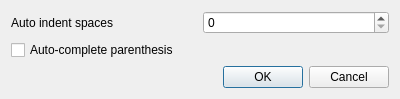
<?xml version="1.0" encoding="UTF-8"?>
<ui version="4.0">
 <class>DTextEditorSettings</class>
 <widget class="QDialog" name="DTextEditorSettings">
  <property name="geometry">
   <rect>
    <x>0</x>
    <y>0</y>
    <width>400</width>
    <height>95</height>
   </rect>
  </property>
  <property name="windowTitle">
   <string>Dialog</string>
  </property>
  <layout class="QGridLayout" name="gridLayout">
   <item row="0" column="1">
    <widget class="QSpinBox" name="autoIndentSpinBox"/>
   </item>
   <item row="0" column="0">
    <widget class="QLabel" name="label">
     <property name="text">
      <string>Auto indent spaces</string>
     </property>
    </widget>
   </item>
   <item row="2" column="0" colspan="2">
    <widget class="QDialogButtonBox" name="buttonBox">
     <property name="orientation">
      <enum>Qt::Horizontal</enum>
     </property>
     <property name="standardButtons">
      <set>QDialogButtonBox::Cancel|QDialogButtonBox::Ok</set>
     </property>
    </widget>
   </item>
   <item row="1" column="0">
    <widget class="QCheckBox" name="autoCompleteCheckBox">
     <property name="text">
      <string>Auto-complete parenthesis</string>
     </property>
    </widget>
   </item>
  </layout>
 </widget>
 <resources/>
 <connections>
  <connection>
   <sender>buttonBox</sender>
   <signal>accepted()</signal>
   <receiver>DTextEditorSettings</receiver>
   <slot>accept()</slot>
   <hints>
    <hint type="sourcelabel">
     <x>248</x>
     <y>254</y>
    </hint>
    <hint type="destinationlabel">
     <x>157</x>
     <y>274</y>
    </hint>
   </hints>
  </connection>
  <connection>
   <sender>buttonBox</sender>
   <signal>rejected()</signal>
   <receiver>DTextEditorSettings</receiver>
   <slot>reject()</slot>
   <hints>
    <hint type="sourcelabel">
     <x>316</x>
     <y>260</y>
    </hint>
    <hint type="destinationlabel">
     <x>286</x>
     <y>274</y>
    </hint>
   </hints>
  </connection>
 </connections>
</ui>
